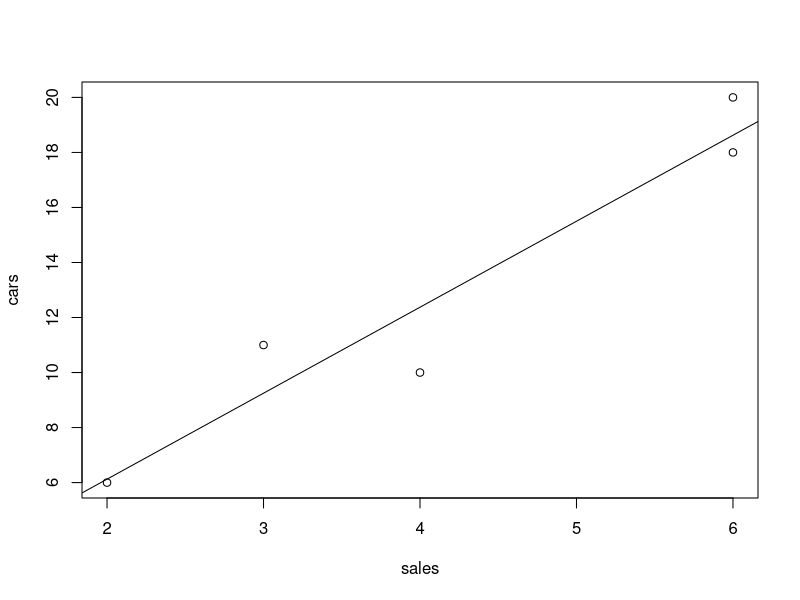

This chart was generated by the following R code:
sales <- c(6,6,4,2,3)
salesmatrix <- matrix(c(1,1,1,1,1,6,6,4,2,3), nrow=5, ncol=2)
cars <- c(20,18,10,6,11)
plot(sales, cars)
model <- lm(cars ~ sales)
summary(model)
abline(model)
w <- solve(t(salesmatrix)%*%salesmatrix)%*%t(salesmatrix)%*%cars
w

newdata = data.frame(sales=5)
predict(model, newdata, interval="predict")
predict(model, newdata, interval="confidence")
confint(model)

0.125+3.125*t(sales)
cars - (0.125+3.125*t(sales))
mean((cars - (0.125+3.125*t(sales)))^2)